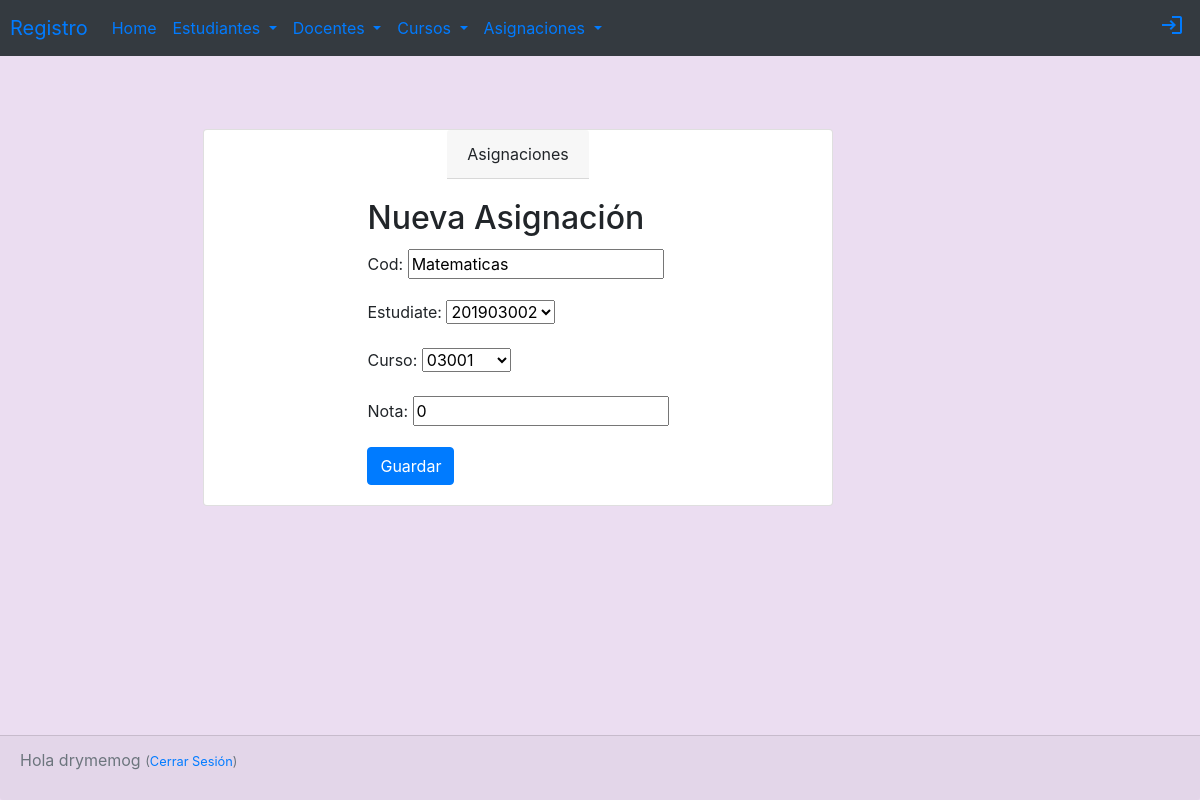
The page /asignacion/4/edit/ (signed in) on the database as committed earlier.
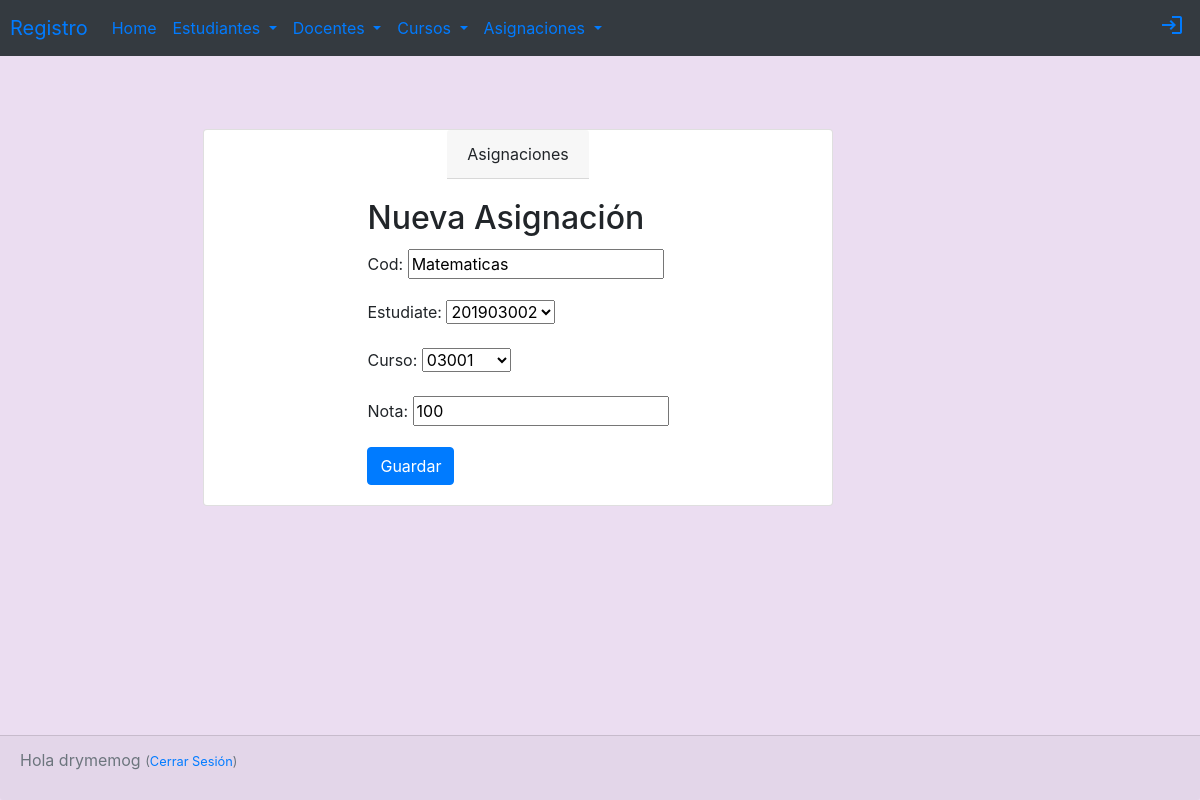
The same page on the database as committed later.
### registro/models.py (models this page shows, shortened)
class Asignacion(models.Model):
    cod = models.CharField(max_length=25)
    estudiate= models.ForeignKey(Estudiante, related_name='Estudiante', on_delete=models.CASCADE)
    curso= models.ForeignKey(Curso, related_name='Curso',on_delete=models.CASCADE)
    nota = models.CharField(max_length=3)

### registro/views.py (the view)
# urls.py: path('asignacion/<int:pk>/edit/', views.asignacion_edit, name='asignacion_edit'),
@login_required
def asignacion_edit(request,pk):
    asignacion = get_object_or_404(Asignacion, pk=pk)
    if request.method=="POST":
        form=AsignacionForm(request.POST, instance=asignacion)
        if form.is_valid():
            asignacion = form.save(commit=False)
            asignacion.save()
            return redirect('asignaciones')
    else:
        form = AsignacionForm(instance=asignacion)
    return render(request, 'registro/asignacion_edit.html',{'form': form})

### registro/forms.py
class AsignacionForm(forms.ModelForm):
    class Meta:
        model = Asignacion
        fields =('cod', 'estudiate', 'curso', 'nota')

### registro/models.py (called while the page is built)
    def __str__(self):
        return self.noCarnet

    def __str__(self):
        return self.codigo

### registro/templates/registro/asignacion_edit.html (shortened to what this page needs)
{% extends 'registro/base.html' %}
{% block content %}
<div class="container tabla">
    <div class="card tabla align-items-center">
        <div class="card-header">
            Asignaciones
        </div>
        <div class="card-body">
            <h2 class="card-title">Nueva Asignación</h2>
                <form method="POST" class="post-form">{% csrf_token %}
                    {{ form.as_p }}
                    <button type="submit" class="save btn btn-primary">Guardar</button>
                </form>
            </div>
        </div>
    </div>
</div>
{% endblock %}

Rows that differ between the two databases and show on the page:
changed Asignacion "Matematicas": nota "0" → "100"
